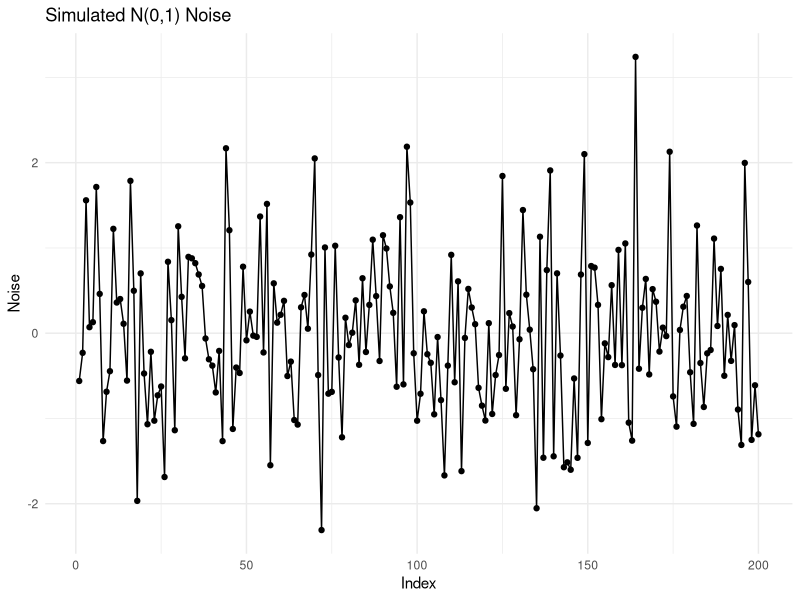
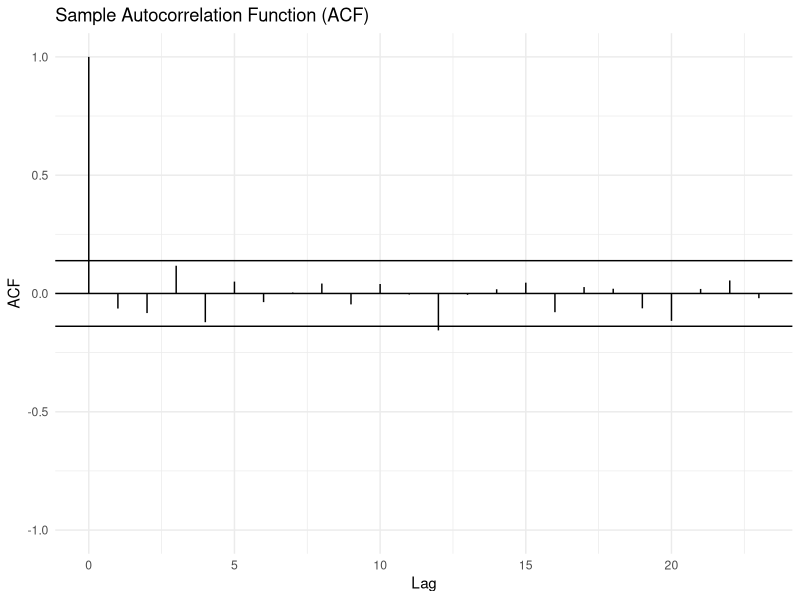

Reproduce these figures in R, in order.
# Page No. 16
# Downloading link: https://storage.googleapis.com/springer-extras/zip/2002/978-0-387-21657-7.zip
library(ggplot2)
set.seed(123)
noise <- rnorm(200, mean = 0, sd = 1)
df <- data.frame(Index = 1:200, Noise = noise)
ggplot(df, aes(x = Index, y = Noise)) +
  geom_point()+
  geom_line() +
  labs(x = "Index", y = "Noise", title = "Simulated N(0,1) Noise")+
  theme_minimal()
acf_result <- acf(noise, plot = FALSE)
n <- length(noise)
bounds <- 1.96 / sqrt(n)
acf_df <- data.frame(Lag = acf_result$lag, ACF = acf_result$acf)
ggplot(acf_df, aes(x = Lag, y = ACF)) +
  geom_hline(yintercept = c(-bounds, bounds)) +
  geom_hline(yintercept = 0) +
  geom_segment(aes(xend = Lag, yend = 0)) +
  labs(x = "Lag", y = "ACF", title = "Sample Autocorrelation Function (ACF)") +
  ylim(-1, 1)+
  theme_minimal()

